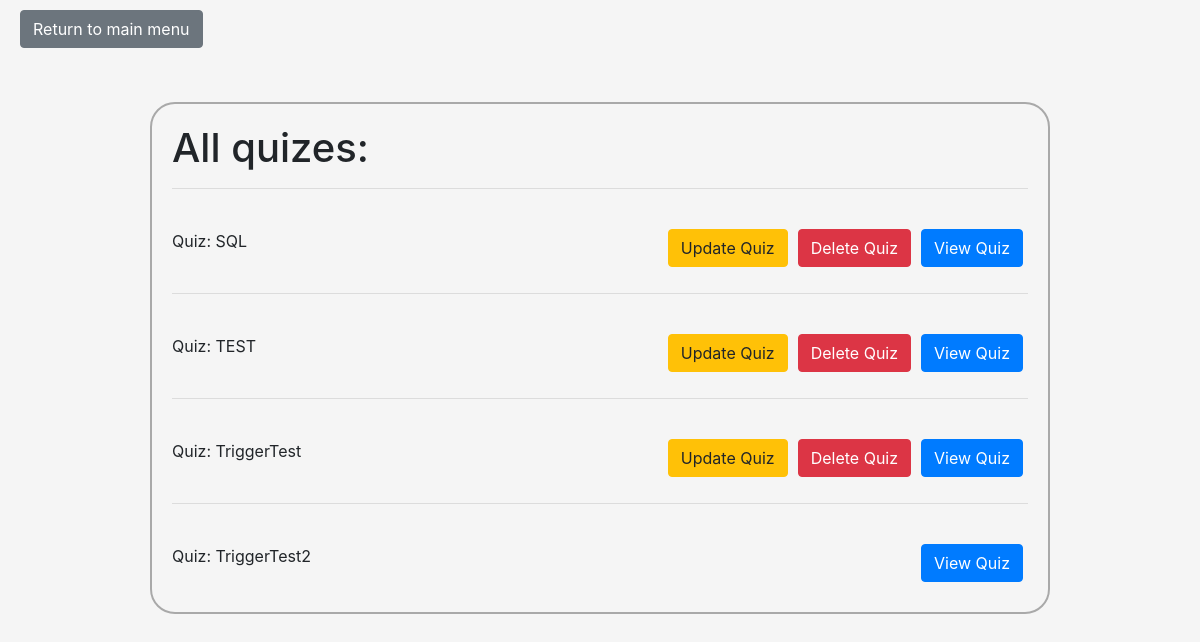
Page /modifyQuiz.php (signed in) on the committed database.
### tables this page shows
CREATE TABLE IF NOT EXISTS `Quiz` (
	`ID` int NOT NULL,
	`Name` varchar(255),
	`AuthorID` int NOT NULL,
	`Available` BOOLEAN NOT NULL,
	PRIMARY KEY (`ID`),
	FOREIGN KEY (`AuthorID`) REFERENCES `User`(`ID`) ON DELETE CASCADE
) DEFAULT CHARSET = utf8;

### functions.php (called while the page is built, shortened)
<?php
function check_login($conn) {
	if (isset($_SESSION['ID'])) {
		$id = $_SESSION['ID'];
		$query = "select * from User where ID = '$id' limit 1";
		$result = mysqli_query($conn, $query);
		if ($result && mysqli_num_rows($result) > 0) {
			$user_data = mysqli_fetch_assoc($result);
			return $user_data;
		}
	}
	die;
}

### modifyQuiz.php (the view, shortened to what this page needs)
<?php
	include("connection.php");
	include("functions.php");
	$user_data = check_login($conn);
?>
<!DOCTYPE html>
<!DOCTYPE html>
<html>
<head>
	<link rel = "stylesheet" href="https://maxcdn.bootstrapcdn.com/bootstrap/4.4.1/css/bootstrap.min.css">
</head>
<body>
	<a id="back" class="btn btn-secondary" href="index.php" > Return to main menu </a><br><br>
	<div id="box">
		<h1>All quizes:</h1>
		<?php
		$query = "select * from Quiz";
		$result = mysqli_query($conn, $query);
		while ($row = mysqli_fetch_assoc($result)) {
			echo "<hr />";
			echo "<br>";
			echo "Quiz: " . $row['Name'];
			?>
			<a id="link" class="btn btn-primary" href="useQuiz.php?quizID=<?=$row['ID']?>" > View Quiz </a>
			<?php
			if ($row['AuthorID'] == $user_data['ID']) {
				?>
				<a id="link" class="btn btn-danger" href="deleteQuiz.php?quizID=<?=$row['ID']?>" > Delete Quiz </a>
				<a id="link" class="btn btn-warning" href="updateQuiz.php?quizID=<?=$row['ID']?>" > Update Quiz </a>
				<?php
			}
			echo "<br><br>";
		}
		?>
	</div>
</body>
</html>

### modifyQuiz.php (style rules this page uses)
#box { margin: auto; width: 900px; margin-top: 30px; padding: 20px; border-radius: 25px; border: 2px solid darkgrey; }
#back { margin-top: 10px; margin-left: 20px; }
body { background-color: #F5F5F5; }
#link { float: right; margin-right: 5px; margin-left: 5px; }

### rows in the picture
quiz: Name "SQL"
quiz: Name "TEST"
quiz: Name "TriggerTest"
quiz: Name "TriggerTest2"
